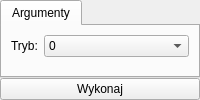
       <widget class="QWidget" name="setDiscountAlgorithmPage">
        <layout class="QGridLayout" name="gridLayout_78">
         <property name="margin">
          <number>0</number>
         </property>
         <property name="spacing">
          <number>0</number>
         </property>
         <item row="0" column="0">
          <widget class="QTabWidget" name="tabWidget_27">
           <property name="currentIndex">
            <number>0</number>
           </property>
           <widget class="QWidget" name="tab_53">
            <attribute name="title">
             <string>Argumenty</string>
            </attribute>
            <layout class="QFormLayout" name="formLayout_14">
             <item row="0" column="0">
              <widget class="QLabel" name="label_82">
               <property name="text">
                <string>Tryb:</string>
               </property>
               <property name="buddy">
                <cstring>discountAlgorithm</cstring>
               </property>
              </widget>
             </item>
             <item row="0" column="1">
              <widget class="QComboBox" name="discountAlgorithm">
               <item>
                <property name="text">
                 <string>0</string>
                </property>
               </item>
               <item>
                <property name="text">
                 <string>1</string>
                </property>
               </item>
              </widget>
             </item>
            </layout>
           </widget>
          </widget>
         </item>
         <item row="1" column="0">
          <widget class="QPushButton" name="setDiscountAlgorithmButton">
           <property name="text">
            <string>Wykonaj</string>
           </property>
          </widget>
         </item>
        </layout>
       </widget>
